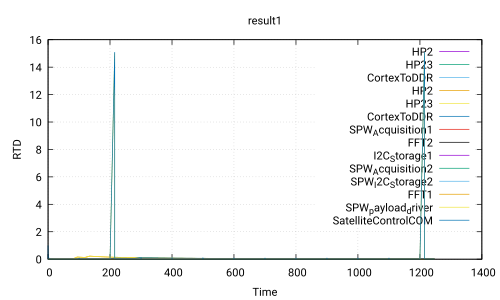

This figure's gnuplot source:
 set title 'result1'
 set ylabel 'RTD'
 set xlabel 'Time'
 set grid
 set term pdf
 set output 'Use_case_DoubleCamera_noSafety.ATIPPIC0.executable280.0_40.0.pdf'
 plot 'Use_case_DoubleCamera_noSafety.ATIPPIC0.executable280.0_40.0.csv' using 1:2 with lines title 'HP2','Use_case_DoubleCamera_noSafety.ATIPPIC0.executable280.0_40.0.csv' using 1:3 with lines title 'HP23','Use_case_DoubleCamera_noSafety.ATIPPIC0.executable280.0_40.0.csv' using 1:4 with lines title 'CortexToDDR','Use_case_DoubleCamera_noSafety.ATIPPIC0.executable280.0_40.0.csv' using 1:5 with lines title 'HP2','Use_case_DoubleCamera_noSafety.ATIPPIC0.executable280.0_40.0.csv' using 1:6 with lines title 'HP23','Use_case_DoubleCamera_noSafety.ATIPPIC0.executable280.0_40.0.csv' using 1:7 with lines title 'CortexToDDR','Use_case_DoubleCamera_noSafety.ATIPPIC0.executable280.0_40.0.csv' using 1:8 with lines title 'SPW_Acquisition1','Use_case_DoubleCamera_noSafety.ATIPPIC0.executable280.0_40.0.csv' using 1:9 with lines title 'FFT2','Use_case_DoubleCamera_noSafety.ATIPPIC0.executable280.0_40.0.csv' using 1:10 with lines title 'I2C_Storage1','Use_case_DoubleCamera_noSafety.ATIPPIC0.executable280.0_40.0.csv' using 1:11 with lines title 'SPW_Acquisition2','Use_case_DoubleCamera_noSafety.ATIPPIC0.executable280.0_40.0.csv' using 1:12 with lines title 'SPW_I2C_Storage2','Use_case_DoubleCamera_noSafety.ATIPPIC0.executable280.0_40.0.csv' using 1:13 with lines title 'FFT1','Use_case_DoubleCamera_noSafety.ATIPPIC0.executable280.0_40.0.csv' using 1:14 with lines title 'SPW_payload_driver','Use_case_DoubleCamera_noSafety.ATIPPIC0.executable280.0_40.0.csv' using 1:15 with lines title 'SatelliteControlCOM'
